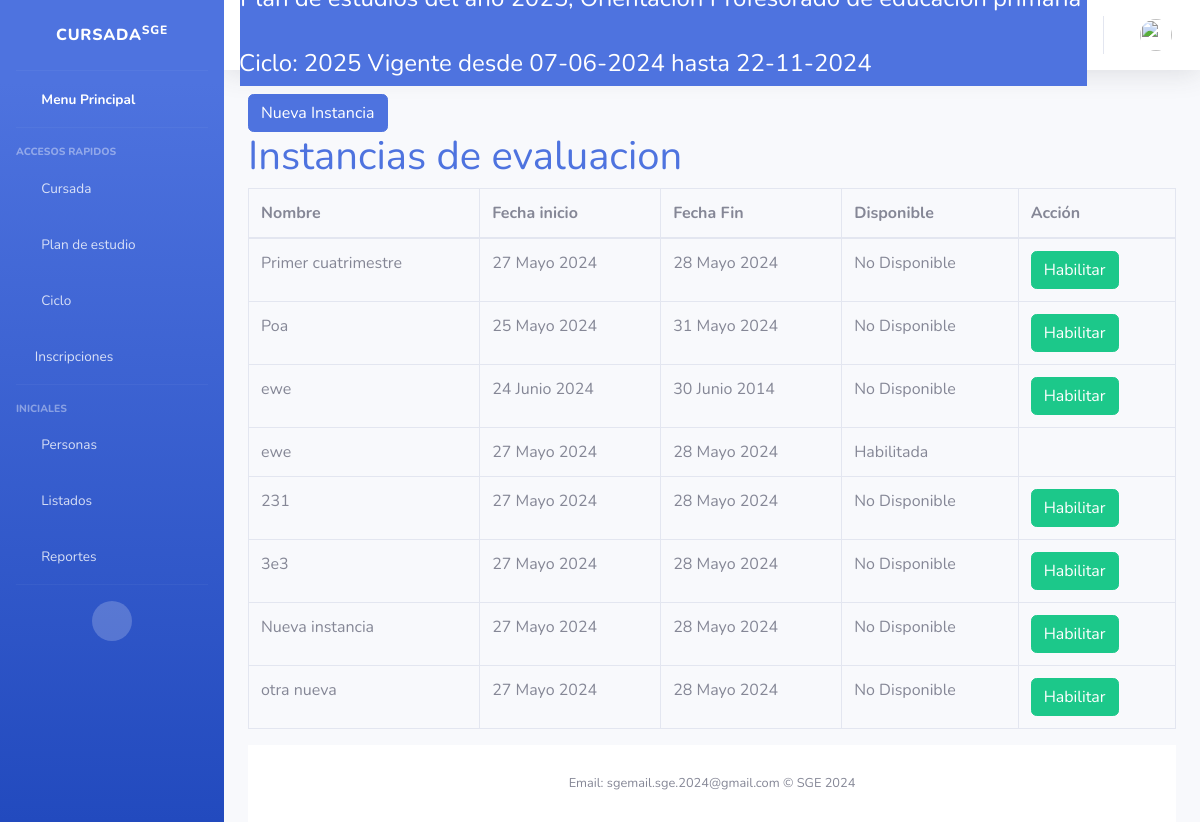
/Clases/verInstancias, run on an earlier commit of the app's database.
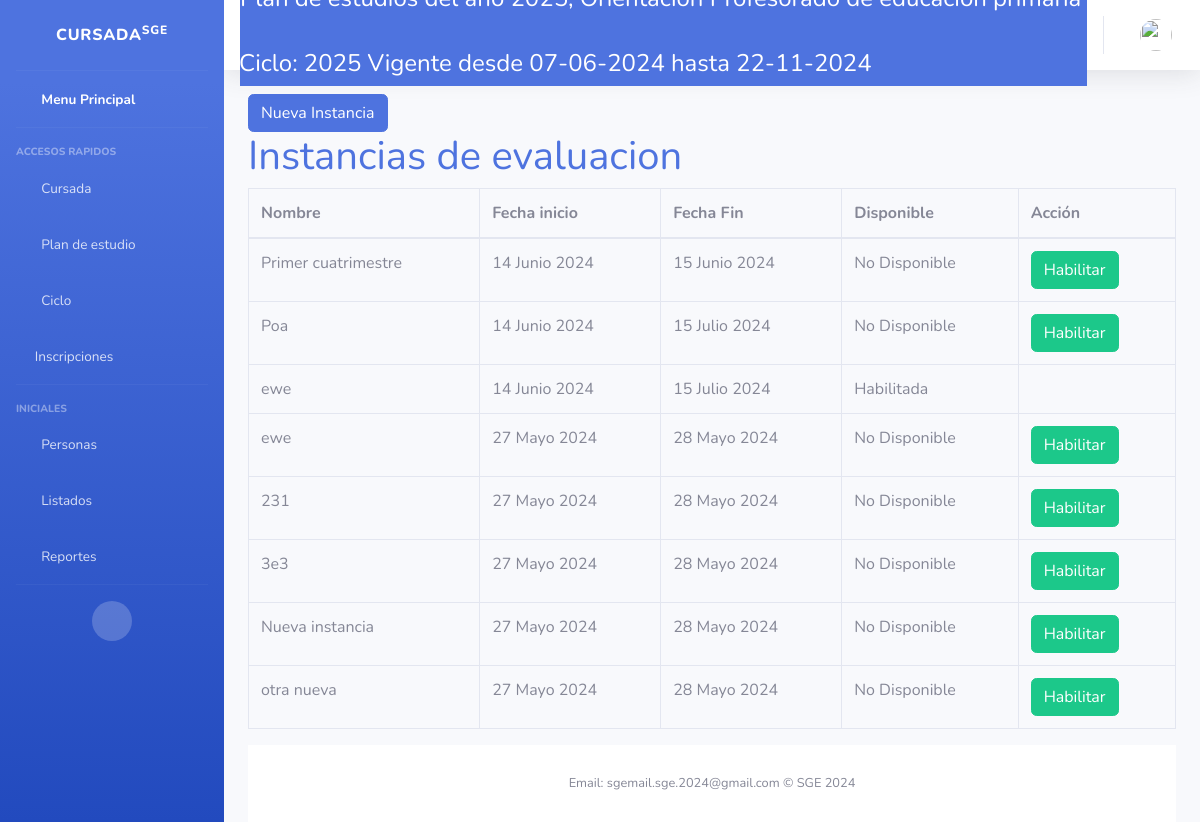
And on a later commit of the database.
### Core/models.py (models this page shows, shortened)
class Ciclo (models.Model):
    anioCalendario = models.CharField(
        help_text="Ej: 2024",
        max_length=4,
        unique= True)
    fechaInicio = models.DateField(help_text="Ej: 16/02/2024",
                                   default=now)
    plan = models.ForeignKey(PlanDeEstudios, blank=False, on_delete=models.CASCADE)
    fechaFin = models.DateField(help_text="Ej: 28/11/2024",)
    esActual = models.BooleanField(
        default= True
    )
    def __str__(self):
        return "{0} Vigente desde {1} hasta {2}".format(self.anioCalendario,self.fechaInicio.strftime("%d-%m-%Y"), self.fechaFin.strftime("%d-%m-%Y"))

class Instancia(models.Model):
    ciclo = models.ForeignKey(Ciclo, on_delete=models.CASCADE)
    nombre = models.CharField(help_text="Ej: Nota Final"
                              ,max_length= 50)
    disponible = models.BooleanField(default = False)
    fecha_inicio = models.DateField(help_text="Ej: 16/02/2024",
                                   default=now)
    fecha_fin = models.DateField(help_text="Ej: 16/02/2024")

### Clases/views.py (the view)
class instancias_list(ListView):
    model = Instancia
    template_name = 'Calificacion/instancias.html'

### Core/models.py (called while the page is built)
    def __str__(self):
        return "Plan de estudios del año {0}, Orientacion {1}".format(self.anio, self.orientacion)

### Clases/templates/Calificacion/instancias.html (shortened to what this page needs)
{% extends 'index.html' %}
{% load bootstrap5 %}
{% block content %}
    <div class="content">
        <a href="/Clases\altaInstancia">
            <button class="btn btn-primary">Nueva Instancia</button>
        </a>
        <h1><a href="#">Instancias de evaluacion</a></h1>
        <div class="hidden orden-listado">
            <div class="flex-md-column-reverse">
                <table class="table table-bordered table-hover">
                    <thead class="hidden orden-listado">
                        <tr class="table-hover">
                            <th>Nombre</th>
                            <th>Fecha inicio</th>
                            <th>Fecha Fin</th>
                            <th>Disponible</th>
                            <th>Acción</th>
                        </tr>
                    </thead>
                    <tbody>
                        {% block tabla %}
                            {% if object_list %}
                                {% for instancia in object_list %}
                                    <tr>
                                        <td>{{ instancia.nombre }}</td>
                                        <td>{{ instancia.fecha_inicio }}</td>
                                        <td>{{ instancia.fecha_fin }}</td>
                                        {% if instancia.disponible %}
                                            <td>Habilitada</td>
                                        {% else %}
                                        <td>No Disponible</td>
                                        {% endif %}
                                        <td>
                                            {% if not instancia.disponible %}
                                                <button class="btn btn-success btn-habilitar" data-instancia-id="{{ instancia.id }}" data-bs-toggle="modal" data-bs-target="#habilitarModal">Habilitar</button>
                                            {% endif %}
                                        </td>
                                    </tr>
                                {% endfor %}
                            {% else %}
                                <tr>
                                    <td colspan="5">NO HAY INSTANCIAS PARA LISTAR</td>
                                </tr>
                            {% endif %}
                        {% endblock tabla %}
                    </tbody>
                </table>
            </div>
        </div>
    </div>
{% endblock %}

### principal/templates/index.html (shortened to what this page needs)
<!DOCTYPE html>
<html lang="en">
<head>
    <link href="https://cdn.jsdelivr.net/npm/bootstrap@5.2.3/dist/css/bootstrap.min.css" rel="stylesheet">
    <link href= "{% static 'vendor/fontawesome-free/css/all.min.css' %}" rel="stylesheet" type="text/css">
    <link href="{% static 'css/sb-admin-2.min.css' %}" rel="stylesheet">
    {% load bootstrap5 %}
</head>
{% block sidebar %}
<body id="page-top">
    <div id="wrapper">
        <ul class="navbar-nav bg-gradient-primary sidebar sidebar-dark accordion" id="accordionSidebar">
            <a class="sidebar-brand d-flex align-items-center justify-content-center" href="/">
                <div class="sidebar-brand-text mx-3">Cursada<sup>SGE</sup></div>
            </a>
            <hr class="sidebar-divider my-0">
            <li class="nav-item active">
                <a class="nav-link" href="/">
                    <i class="fas fa-fw fa-tachometer-alt"></i>
                    <span>Menu Principal</span></a>
            </li>
            <hr class="sidebar-divider">
            <div class="sidebar-heading">
                Accesos Rapidos
            </div>
            {% if request.hayCicloActivo %}
            <li class="nav-item">
                <a class="nav-link collapsed" href="#" data-toggle="collapse" data-target="#collapseTree"
                    aria-expanded="true" aria-controls="collapseTwo">
                    <i class="fas fa-fw fa-cog"></i>
                    <span>Cursada</span>
                </a>
            </li>
            {% endif %}
            <li class="nav-item">
                <a class="nav-link collapsed" href="#" data-toggle="collapse" data-target="#collapseTwo"
                    aria-expanded="true" aria-controls="collapseTwo">
                    <i class="fas fa-fw fa-cog"></i>
                    <span>Plan de estudio</span>
                </a>
            </li>
            {% if request.hayPlan %}
            <li class="nav-item">
                <a class="nav-link collapsed" href="#" data-toggle="collapse" data-target="#collapseCiclo"
                    aria-expanded="true" aria-controls="collapseTwo">
                    <i class="fas fa-fw fa-cog"></i>
                    <span>Ciclo</span>
                </a>
            </li>
            {% endif %}
            {% if request.hayCicloActivo %}
            <li class="nav-item">
                <a class="nav-link collapsed" href="#" data-toggle="collapse" data-target="#collapseUtilities"
                    aria-expanded="true" aria-controls="collapseUtilities">
                    <i class="fas fa-user-check"></i>
                    <span>Inscripciones</span>
                </a>
            </li>
            {% endif %}
            <hr class="sidebar-divider">
            <div class="sidebar-heading">
                Iniciales
            </div>
            <li class="nav-item">
                <a class="nav-link collapsed" href="#" data-toggle="collapse" data-target="#collapsePages"
                    aria-expanded="true" aria-controls="collapsePages">
                    <i class="fas fa-fw fa-folder"></i>
                    <span>Personas</span>
                </a>
            </li>
            <li class="nav-item">
                <a class="nav-link collapsed" href="#" data-toggle="collapse" data-target="#collapseList"
                    aria-expanded="true" aria-controls="collapsePages">
                    <i class="fas fa-fw fa-table"></i>
                    <span>Listados</span>
                </a>
            </li>
            <li class="nav-item">
                <a class="nav-link collapsed" href="#" data-toggle="collapse" data-target="#collapseRep"
                    aria-expanded="true" aria-controls="collapsePages">
                    <i class="fas fa-fw fa-chart-area"></i>
                    <span>Reportes</span>
                </a>
            </li>
            <hr class="sidebar-divider d-none d-md-block">
            <div class="text-center d-none d-md-inline">
                <button class="rounded-circle border-0" id="sidebarToggle"></button>
            </div>
            {% endblock sidebar %}
        </ul>
        <div id="content-wrapper" class="d-flex flex-column">
            <div id="content">
                <nav class="navbar navbar-expand navbar-light bg-white topbar mb-4 static-top shadow">
                    <div class="input-group btn-primary">
                        <h4>{{request.plan}} &nbsp;</h4>
                        <br>
                        <h4> Ciclo: {{request.ciclo}}</h4>
                    </div>
                    <ul class="navbar-nav ml-auto">
                        <li class="nav-item dropdown no-arrow">
                            <a class="nav-link dropdown-toggle" href="#" id="userDropdown" role="button"
                                data-toggle="dropdown" aria-haspopup="true" aria-expanded="false">
                                <img class="img-profile rounded-circle"  src="{% static 'img/undraw_profile.svg' %}" >
                            </a>
                        </li>
                    </ul>
                </nav>
                <div class="container-fluid">
                {% block content %}{% endblock content %}
    {% block footer %}
    <footer class="sticky-footer bg-white">
        <div class="container my-auto">
            <div class="copyright text-center my-auto">
                <span>Email: sgemail.sge.2024@gmail.com &copy; SGE 2024</span>
            </div>
        </div>
    </footer>
    {% endblock footer %}
        </div>
</body>
</html>

What changed in the data, as far as the page shows it:
changed Instancia "Primer cuatrimestre": fecha_inicio "27 Mayo 2024" → "14 Junio 2024"; fecha_fin "28 Mayo 2024" → "15 Junio 2024"
changed Instancia "Poa": fecha_inicio "25 Mayo 2024" → "14 Junio 2024"; fecha_fin "31 Mayo 2024" → "15 Julio 2024"
changed Instancia (number 3 of 8 on the later page): fecha_inicio "24 Junio 2024" → "14 Junio 2024"; fecha_fin "30 Junio 2014" → "15 Julio 2024"; disponible "No Disponible Habilitar" → "Habilitada"
changed Instancia (number 4 of 8 on the later page): disponible "Habilitada" → "No Disponible Habilitar"
